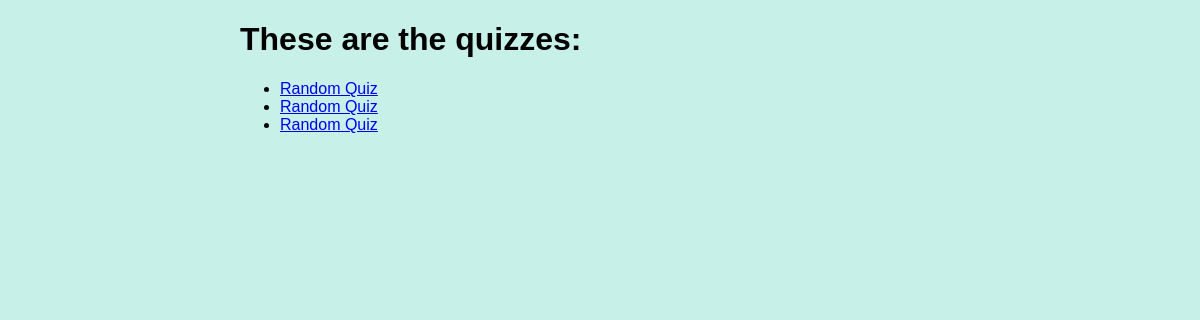
The app's page /, older data.
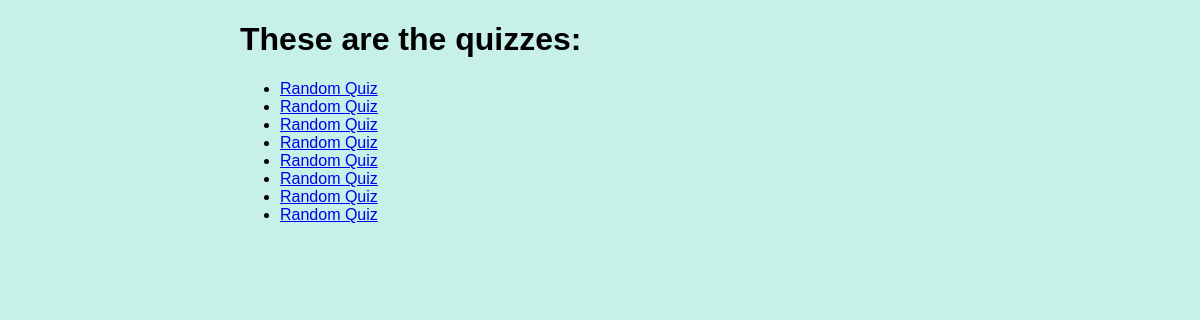
The same page, newer data.
### tables this page shows
CREATE TABLE quizzes (
	id INTEGER PRIMARY KEY NOT NULL,
	name TEXT NOT NULL
);

### quiz/web/__init__.py (the view)
@app.route("/")
def choose_quiz():
    quizzes = Quiz.get_quizzes(db)
    return render_template("choose_quiz.html", quizzes=quizzes)

### quiz/db/__init__.py (called while the page is built)
    def query(self, q, args=None):
        if self.db.app.config.get("DEBUG"):
            print(f"[DB] Running query: `{q=}` with `{args=}`.")
        if args:
            return self.db.conn.execute(q, args)
        else:
            return self.db.conn.execute(q)

### quiz/web/models.py (called while the page is built)
    def get_quizzes(db):
        return Quiz(None, None, db).query("SELECT id, name FROM quizzes").fetchall()

### quiz/web/templates/choose_quiz.html (shortened to what this page needs)
{% extends "base.html" %}
{% block content %}
<h1>These are the quizzes:</h1>
{% if quizzes %}
<ul>
{% for qid, quiz in quizzes %}
        <li><a href="{{ url_for('show_questions', qid=qid) }}">{{ quiz }}</a></li>
{% endfor %}
</ul>
{% else %}
<h3>No quizzes found.</h3>
{% endif %}
{% endblock %}

### quiz/web/templates/base.html (shortened to what this page needs)
<!DOCTYPE html>
<html lang="en">
<head>
<link rel="stylesheet" href="{{ url_for('static', filename='style.css') }}">
</head>
<body>
{% block content %}
{% endblock %}
</body>
</html>

### quiz/web/static/style.css (style rules this page uses)
html { font-family: Arial; background-color: #c7f0e8; color: black; }
body { margin-left: 20%; }

Row changes from the older to the newer data that the page shows:
added quizzes: name "Random Quiz"
added quizzes: name "Random Quiz"
added quizzes: name "Random Quiz"
added quizzes: name "Random Quiz"
added quizzes: name "Random Quiz"
